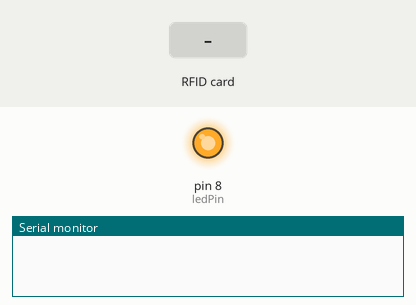
Bench run of a sketch on a simulated Arduino Uno, built with avr-gcc and run on an emulated ATmega328P. On the bench: output pins drawn as LEDs (lit = HIGH), the last lines printed to the serial monitor. Dashed ring = blinking. Inputs (shaded band) come from the test bench. Pins used as bus, display or sensor lines are not drawn.

Above: at 1.2 s.
1.3 s: RFID card 5E 7A 19 C4 held to the reader
At 1.47 s:
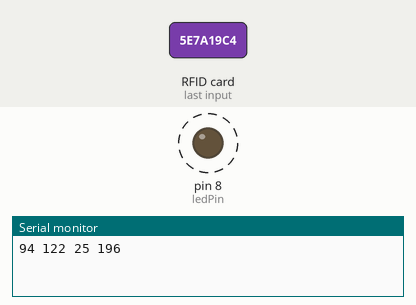
Timing chart, 0 to 10.3 s (numbered marks = the images above; inputs shaded):
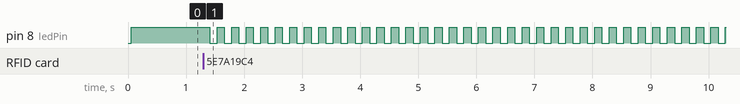

Measured:
- after the input at 1.3 s, pin 8 (ledPin): alternates HIGH for 0.13 s and LOW for 0.13 s, starting after 0.11 s

The sketch:

lab5.ino
```cpp
#include <SPI.h>
#include <MFRC522.h>

/*

RST       9
SDA(SS)   10
MOSI      11
MISO      12
SCK       13

LED       8

*/

#define RST_PIN 9
#define SS_PIN 10

MFRC522 mfrc522(SS_PIN, RST_PIN);  // Create MFRC522 instance

int ledPin = 8;
int validId[4] = { 67, 102, 188, 149 };

enum Mode {
  VALID,
  INVALID,
  DOUBLE_VALID
};

Mode curMode = VALID;
bool isLedOn = true;

unsigned long long singleValidTime = 0;

void setup() {
  Serial.begin(9600);

  pinMode(ledPin, OUTPUT);

  SPI.begin();         // Init SPI bus
  mfrc522.PCD_Init();  // Init MFRC522
  delay(4);            // Optional delay. Some board do need more time after init to be ready, see Readme
}

void loop() {
  switch (curMode) {
    case VALID:
      isLedOn = true;
      break;
    case DOUBLE_VALID:
      isLedOn = false;
      break;
    case INVALID:
      isLedOn = !isLedOn;
      break;
  }
  digitalWrite(ledPin, isLedOn);
  delay(100);

  // Reset the loop if no new card present on the sensor/reader. This saves the entire process when idle.
  if (!mfrc522.PICC_IsNewCardPresent()) {
    return;
  }

  // Select one of the cards
  if (!mfrc522.PICC_ReadCardSerial()) {
    return;
  }
  int id[4];
  for (int i = 0; i < 4; ++i) {
    id[i] = mfrc522.uid.uidByte[i];
    Serial.print(id[i]);
    Serial.print(" ");
  }
  Serial.println("");

  if (isValidId(id)) {
    if (curMode == VALID && millis() - singleValidTime < 1500) {
      curMode = DOUBLE_VALID;
    } else {
      curMode = VALID;
      singleValidTime = millis();
    }
  } else {
    curMode = INVALID;
  }
  mfrc522.PICC_HaltA();       // Tạm dừng module MFRC522
  mfrc522.PCD_StopCrypto1();  // Dừng tiến trình mã hóa
}

bool isValidId(const int* id) {
  for (int i = 0; i < 4; ++i) {
    if (id[i] != validId[i]) return false;
  }
  return true;
}
```
